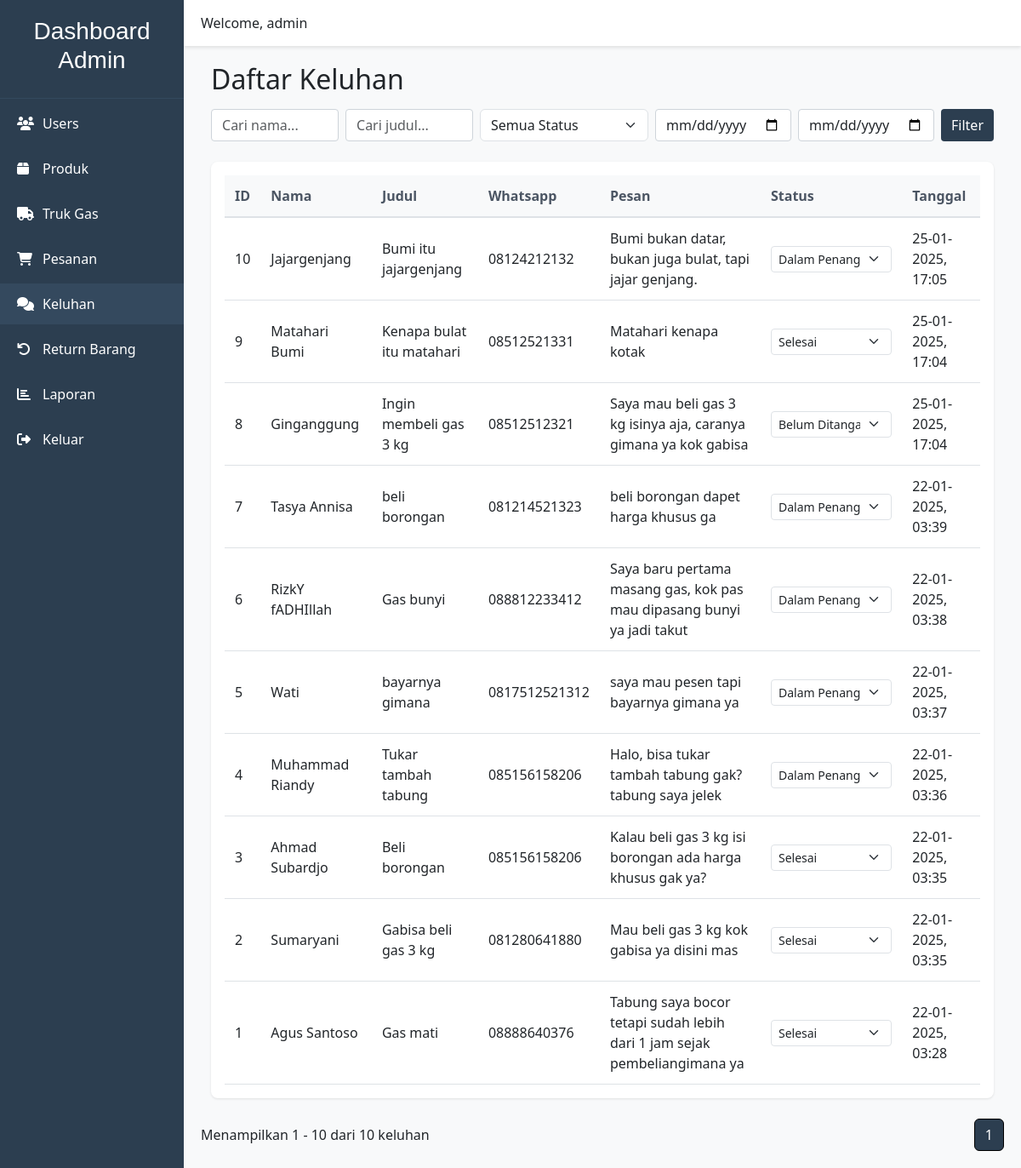
The page /dashcomplaint (signed in) on the database its author committed.
### website/models.py (models this page shows, shortened)
class User(db.Model, UserMixin):
    id = db.Column(db.Integer, primary_key=True)
    email = db.Column(db.String(100), unique=True)
    phone = db.Column(db.String(15), unique=True)
    username = db.Column(db.String(50), unique=True)
    full_name = db.Column(db.String(100))
    password_hash = db.Column(db.String(150))
    date_joined = db.Column(db.DateTime(), default=wib_time)
    roles = db.Column(db.Integer, default=0)
    cart_items = db.relationship('Cart', backref=db.backref('user', lazy=True))
    orders = db.relationship('Order', backref=db.backref('user', lazy=True))
    @property
    def password(self):
        raise AttributeError('Password is not a readable Attribute')

class Complaint(db.Model):
    id = db.Column(db.Integer, primary_key=True)
    guest_name = db.Column(db.String(50), nullable=False)
    title = db.Column(db.String(100), nullable=False)
    whatsapp = db.Column(db.String(15), nullable=False)
    complaint_content = db.Column(db.String(1000), nullable=False)
    status = db.Column(db.String(50), nullable=False)
    date_added = db.Column(db.DateTime, default=wib_time)

### website/admin.py (the view, shortened to what this page needs)
@admin.route('/dashcomplaint', methods=['GET', 'POST'])
@login_required
def manage_complaint():
    if current_user.roles != 0 and current_user.roles!=4:
        form = ComplaintForm()
        query = Complaint.query
        page = request.args.get('page', 1, type=int)
        per_page = 10
        query = Complaint.query
        start_date = request.args.get('start_date')
        end_date = request.args.get('end_date')
        if start_date and end_date:
            start_date = datetime.strptime(start_date, '%d/%m/%Y')
            end_date = datetime.strptime(end_date, '%d/%m/%Y') + timedelta(days=1)
            query = query.filter(Complaint.date_added >= start_date, Complaint.date_added < end_date)
        status = request.args.get('status')
        if status:
            query = query.filter(Complaint.status == status)
        search = request.args.get('search')
        search_title = request.args.get('search_title')
        items = query.order_by(Complaint.date_added.desc()).paginate(page=page, per_page=per_page, error_out=False)
        return render_template('dashcomplaint.html',
                             items=items,
                             form=form,
                             selected_status=status,
                             start_date=start_date,
                             end_date=end_date)
    return render_template('404.html')

### website/forms.py
class ComplaintForm(FlaskForm):
    guest_name = StringField(validators=[DataRequired()])
    title = StringField(validators=[DataRequired()])
    whatsapp = StringField(validators=[
        DataRequired(),
        length(min=10, max=15, message="Nomor WhatsApp harus antara 10-15 digit"),
        Regexp(r'^08\d+$', message="Nomor WhatsApp harus diawali dengan 08 dan hanya berisi angka")
    ])
    complaint_content = StringField(validators=[DataRequired()])
    status = SelectField('Status', choices=[('Belum Ditangani', 'Belum Ditangani'), ('Dalam Penanganan', 'Dalam Penanganan'), ('Selesai', 'Selesai')], default='Belum Ditangani')
    add_complaint = SubmitField('Kirim')

### website/templates/dashcomplaint.html (shortened to what this page needs)
{% extends 'basedash.html' %}
{% block content %}
<div class="container-fluid">
    <h2>Daftar Keluhan</h2>
    <div class="d-flex flex-row-reverse justify-content-between align-items-center mb-4 mt-3">
        <div class="d-flex gap-2">
            <form  method="GET" class="d-flex gap-2">
                <input type="text" class="form-control" name="search" style="width: 150px";
                placeholder="Cari nama..." value="{{ request.args.get('search', '') }}">
                <input type="text" class="form-control" name="search_title" style="width: 150px";
                placeholder="Cari judul..." value="{{ request.args.get('search_title', '') }}">
                <select class="form-select" name="status" style="width: auto; min-width: 180px;">
                    <option value="">Semua Status</option>
                </select>
                <input type="date" class="form-control date-picker" name="start_date"
                placeholder="{{ 'dd/mm/yyyy' if not request.args.get('start_date') else request.args.get('start_date') }}"
                value="{{ request.args.get('start_date', '') }}" >
                <input type="date" class="form-control date-picker" name="end_date"
                placeholder="{{ 'dd/mm/yyyy' if not request.args.get('end_date') else request.args.get('end_date') }}"
                value="{{ request.args.get('end_date', '') }}" >
                <button type="submit" class="btn btn-primary">Filter</button>
            </form>
        </div>
    </div>
    <div class="table-container">
        <table class="table">
            <thead>
                <tr>
                    <th>ID</th>
                    <th>Nama</th>
                    <th>Judul</th>
                    <th>Whatsapp</th>
                    <th>Pesan</th>
                    <th>Status</th>
                    <th>Tanggal</th>
                </tr>
            </thead>
            <tbody>
                {% for itemx in items %}
                <tr>
                    <td>{{ itemx.id }}</td>
                    <td>{{ itemx.guest_name }}</td>
                    <td>{{ itemx.title }}</td>
                    <td>
                        <a href="https://wa.me/{{ itemx.whatsapp if itemx.whatsapp.startswith('62') else '62' + itemx.whatsapp[1:] }}?text=Halo {{ itemx.guest_name | urlencode }}, Kami ingin menanggapi keluhan anda mengenai {{ itemx.title | urlencode }}"
                           target="_blank"
                           style="color: inherit; text-decoration: none;">
                            {{ itemx.whatsapp }}
                        </a>
                    </td>
                    <td>{{ itemx.complaint_content }}</td>
                    <td>
                        <form action="{{ url_for('admin.update_complaint_status', id=itemx.id) }}" method="post">
                            <select name="new_status" class="form-select form-select-sm" onchange="this.form.submit()">
                                {% for status_value, status_name in form.status.choices %}
                                    <option value="{{ status_value }}" {% if itemx.status == status_value %} selected {% endif %}>
                                        {{ status_name }}
                                    </option>
                                {% endfor %}
                            </select>
                        </form>
                    </td>
                    <td>{{ itemx.date_added.strftime('%d-%m-%Y, %H:%M') }}</td>
                </tr>
                {% endfor %}
            </tbody>
        </table>
    </div>
</div>
<div class="d-flex justify-content-between align-items-center mt-4">
    <div>
        Menampilkan {{ items.first }} - {{ items.last }} dari {{ items.total }} keluhan
    </div>
    <nav aria-label="Page navigation">
        <ul class="pagination">
            {% for page_num in items.iter_pages(left_edge=2, left_current=2, right_current=2, right_edge=2) %}
                {% if page_num %}
                    <li class="page-item {% if page_num == items.page %}active{% endif %}">
                        <a class="page-link" href="{{ url_for('admin.manage_complaint', page=page_num) }}">
                            {{ page_num }}
                        </a>
                    </li>
                {% else %}
                    <li class="page-item disabled"><span class="page-link">...</span></li>
                {% endif %}
            {% endfor %}
        </ul>
    </nav>
</div>
{% endblock %}

### website/templates/basedash.html (shortened to what this page needs)
<!DOCTYPE html>
<html lang="en">
<head>
    <link href="https://cdnjs.cloudflare.com/ajax/libs/bootstrap/5.3.0/css/bootstrap.min.css" rel="stylesheet">
    <link rel="stylesheet" href="https://cdnjs.cloudflare.com/ajax/libs/font-awesome/6.4.0/css/all.min.css">
    <link rel="stylesheet" href="{{ url_for('static', filename='css/dashstyle.css') }}">
    <link rel="stylesheet" href="https://cdn.jsdelivr.net/npm/flatpickr/dist/flatpickr.min.css">
</head>
<body>
    <div class="dashboard-container">
        <nav class="sidebar">
            <div class="sidebar-header">
                {% if current_user.roles == 3 %}
                    <h3>Dashboard Kasir</h3>
                {% elif current_user.roles == 4 %}
                    <h3>Dashboard Gudang</h3>
                {% else %}
                    <h3>Dashboard Admin</h3>
                {% endif %}
            </div>
            <ul class="sidebar-menu">
                {% if current_user.roles!=4 and current_user.roles!=3  %}
                    <li class="menu-item {% if request.endpoint == 'admin.manage_users' %}active{% endif %}">
                        <a href="{{ url_for('admin.manage_users') }}">
                            <i class="fas fa-users"></i>
                            <span>Users</span>
                        </a>
                    </li>
                {% endif %}
                {% if current_user.roles!= 3%}
                    <li class="menu-item {% if request.endpoint == 'admin.manage_shop_items' %}active{% endif %}">
                        <a href="{{ url_for('admin.manage_shop_items') }}">
                            <i class="fas fa-box"></i>
                            <span>Produk</span>
                        </a>
                    </li>
                    <li class="menu-item {% if request.endpoint == 'admin.update_gas_truck' %}active{% endif %}">
                        <a href="{{ url_for('admin.update_gas_truck') }}">
                            <i class="fas fa-truck"></i>
                            <span>Truk Gas</span>
                        </a>
                    </li>
                {% endif %}
                {% if current_user.roles!= 4%}
                    <li class="menu-item {% if request.endpoint == 'admin.manage_orders' %}active{% endif %}">
                        <a href="{{ url_for('admin.manage_orders') }}">
                            <i class="fas fa-shopping-cart"></i>
                            <span>Pesanan</span>
                        </a>
                    </li>
                    <li class="menu-item {% if request.endpoint == 'admin.manage_complaint' %}active{% endif %}">
                        <a href="{{ url_for('admin.manage_complaint') }}">
                            <i class="fas fa-comments"></i>
                            <span>Keluhan</span>
                        </a>
                    </li>
                    <li class="menu-item {% if request.endpoint == 'admin.manage_returns' %}active{% endif %}">
                        <a href="{{ url_for('admin.manage_returns') }}">
                            <i class="fas fa-undo"></i>
                            <span>Return Barang</span>
                        </a>
                    </li>
                {% endif %}
                {% if current_user.roles == 1 or current_user.roles == 2 %}
                <li class="menu-item {% if request.endpoint == 'report.view_report' %}active{% endif %}">
                    <a href="{{ url_for('report.view_report') }}">
                        <i class="fas fa-chart-bar"></i>
                        <span>Laporan</span>
                    </a>
                </li>
                {% endif %}
                <li class="menu-item">
                    <a href="/logout">
                        <i class="fas fa-sign-out-alt"></i>
                        <span>Keluar</span>
                    </a>
                </li>
            </ul>
        </nav>
        <main class="main-content">
            <header class="content-header">
                <div class="header-content">
                    <div class="user-info">
                        <span>Welcome, {{ current_user.username }}</span>
                    </div>
                </div>
            </header>
            <div class="content-wrapper">
                {% block content %}{% endblock %}
            </div>
        </main>
    </div>
</body>
</html>

### website/static/css/dashstyle.css (style rules this page uses)
.dashboard-container { display: flex; min-height: 100vh; }
:root { --body-font: "sans-serif"; }
.sidebar { width: 250px; background: #2c3e50; color: #fff; transition: all 0.3s ease; }
.sidebar-header { font-family: 'Lucida Sans Unicode', 'Lucida Grande', 'Lucida Sans', Arial, sans-serif; padding: 20px; text-align: center; border-bottom: 1px solid #34495e; }
.sidebar-menu { padding: 0; list-style: none; }
.menu-item { margin: 5px 0; }
.menu-item a { display: flex; align-items: center; padding: 12px 20px; color: #fff; text-decoration: none; transition: all 0.3s ease; }
.menu-item a:hover, .menu-item.active a { background: #34495e; }
.menu-item i { width: 20px; margin-right: 10px; }
.main-content { flex: 1; background: #f8f9fa; }
.form-control.date-picker { width: 160px; }
.content-header { background: #fff; padding: 15px 20px; box-shadow: 0 2px 4px rgba(0,0,0,0.1); }
.header-content { display: flex; justify-content: space-between; align-items: center; }
.content-wrapper { padding: 20px; }
.table-container { background: #fff; border-radius: 8px; box-shadow: 0 2px 4px rgba(0,0,0,0.1); padding: 20px; margin-top: 20px; }
.form-control { width: 100%; padding: 8px 12px; border: 1px solid #ced4da; border-radius: 4px; }
.form-control { display: block; width: 100%; padding: 0.375rem 0.75rem; font-size: 1rem; line-height: 1.5; border: 1px solid #ced4da; border-radius: 0.25rem; transition: border-color 0.15s ease-in-out, box-shadow 0.15s ease-in-out; }
.btn-primary { background: #2c3e50; border: none; color: #fff; border-radius: 4px; cursor: pointer; }
.table-container { background-color: white; border-radius: 8px; padding: 1rem; box-shadow: 0 1px 3px rgba(0, 0, 0, 0.1); }
.table th { border-bottom-width: 2px; font-weight: 600; color: #4b5563; }
.table td { vertical-align: middle; }
.pagination { margin-bottom: 0; }
.pagination .page-link { color: rgb(0, 0, 0); background-color: #ffffff; border-color: black; }
.pagination .page-item.active .page-link { background-color: #2c3e50; border-color: black; color: rgb(255, 255, 255); }
.table-container { background-color: white; border-radius: 0.5rem; padding: 1rem; box-shadow: 0 1px 3px rgba(0, 0, 0, 0.1); }
.table th, .table td { padding: 0.75rem; vertical-align: middle; }
.table { margin-bottom: 0; }
.table th { background: #f8f9fa; font-weight: 600; }

### website/templates/dashcomplaint.html (style rules this page uses)
.table-container { background-color: white; border-radius: 8px; padding: 1rem; box-shadow: 0 1px 3px rgba(0, 0, 0, 0.1); }
.table th { border-bottom-width: 2px; font-weight: 600; color: #4b5563; }
.table td { vertical-align: middle; }
.form-select { min-width: 140px; }

### rows shown on the page
User: username "admin"
Complaint: id "10", guest_name "Jajargenjang", title "Bumi itu jajargenjang", whatsapp "08124212132", complaint_content "Bumi bukan datar, bukan juga bulat, tapi jajar genjang.", new_status "Dalam Penanganan", date_added "25-01-2025, 17:05"
Complaint: id "9", guest_name "Matahari Bumi", title "Kenapa bulat itu matahari", whatsapp "08512521331", complaint_content "Matahari kenapa kotak", new_status "Selesai", date_added "25-01-2025, 17:04"
Complaint: id "8", guest_name "Ginganggung", title "Ingin membeli gas 3 kg", whatsapp "08512512321", complaint_content "Saya mau beli gas 3 kg isinya aja, caranya gimana ya kok gabisa", new_status "Belum Ditangani", date_added "25-01-2025, 17:04"
Complaint: id "7", guest_name "Tasya Annisa", title "beli borongan", whatsapp "081214521323", complaint_content "beli borongan dapet harga khusus ga", new_status "Dalam Penanganan", date_added "22-01-2025, 03:39"
Complaint: id "6", guest_name "RizkY fADHIllah", title "Gas bunyi", whatsapp "088812233412", complaint_content "Saya baru pertama masang gas, kok pas mau dipasang bunyi ya jadi takut", new_status "Dalam Penanganan", date_added "22-01-2025, 03:38"
Complaint: id "5", guest_name "Wati", title "bayarnya gimana", whatsapp "0817512521312", complaint_content "saya mau pesen tapi bayarnya gimana ya", new_status "Dalam Penanganan", date_added "22-01-2025, 03:37"
Complaint: id "4", guest_name "Muhammad Riandy", title "Tukar tambah tabung", whatsapp "085156158206", complaint_content "Halo, bisa tukar tambah tabung gak? tabung saya jelek", new_status "Dalam Penanganan", date_added "22-01-2025, 03:36"
Complaint: id "3", guest_name "Ahmad Subardjo", title "Beli borongan", whatsapp "085156158206", complaint_content "Kalau beli gas 3 kg isi borongan ada harga khusus gak ya?", new_status "Selesai", date_added "22-01-2025, 03:35"
Complaint: id "2", guest_name "Sumaryani", title "Gabisa beli gas 3 kg", whatsapp "081280641880", complaint_content "Mau beli gas 3 kg kok gabisa ya disini mas", new_status "Selesai", date_added "22-01-2025, 03:35"
Complaint: id "1", guest_name "Agus Santoso", title "Gas mati", whatsapp "08888640376", complaint_content "Tabung saya bocor tetapi sudah lebih dari 1 jam sejak pembeliangimana ya", new_status "Selesai", date_added "22-01-2025, 03:28"

### other values the page prints
{{ items.first }} "1"
{{ items.last }} "10"
{{ items.total }} "10"
{{ page_num }} "1"
